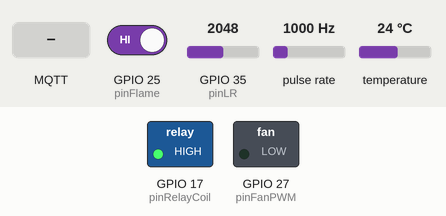
Simulated run of this sketch. Board: ESP32. Parts: switched loads named in the sketch (green lamp = pin HIGH). Wiring (inferred from the names in the program): pulse sensor: data GPIO 26. The inputs (shaded band) are chosen by the test bench; at power-on: temperature 24 °C, GPIO 25 (pinFlame) HIGH, GPIO 35 (pinLR) = 2048, pulse rate 1000 Hz. WiFi joins after 1.5 s; servers stay silent unless stated; no MQTT or app messages arrive unless stated; what the sketch prints to the serial monitor is not drawn.

Above: at 3.5 s.
3.6 s: MQTT message "1" arrives on the first subscribed topic
At 6.2 s:
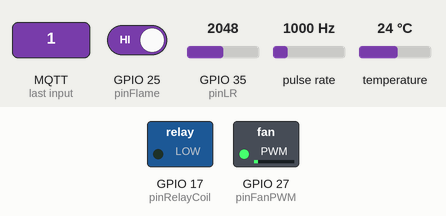
10.3 s: temperature set to 28 °C
At 12.9 s:
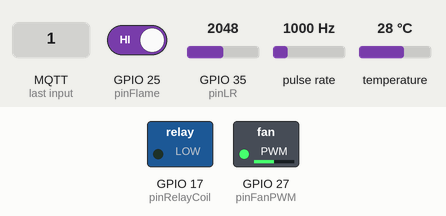
14.1 s: temperature set to 29.2 °C
16.3 s: temperature set to 30.5 °C
At 18.8 s:
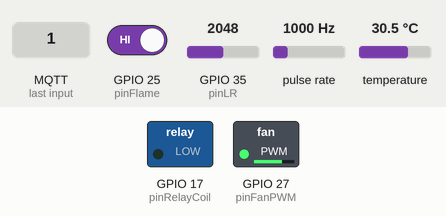
20.1 s: temperature set to 31.6 °C
At 22.3 s:
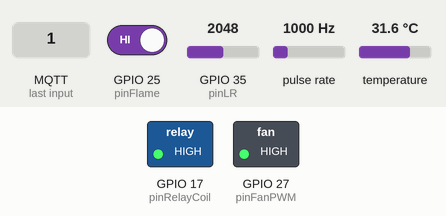
Timing chart, 0 to 24.9 s (numbered marks = the images above; inputs shaded):
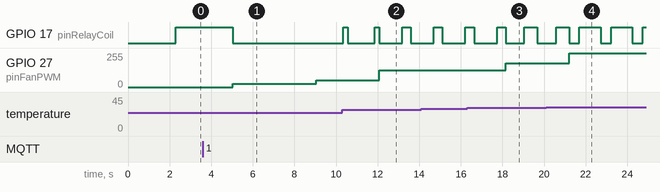

The sketch:

fogduino.ino
```cpp
// (licence header left out)
#include <WiFi.h>
#include <PubSubClient.h>
#include <OneWire.h>
#include <DallasTemperature.h>

#define ONE_WIRE_BUS 15

//gestione pwm ventola
#define PWM_FREQUENCY 25000
#define PWM_CHANNEL 0
#define PWM_RESOUTION 8 //duty cycle con 2^8 (0 - 255)

// variabili di conessione wifi/mqtt
const char * ssid = "***";
const char * password = "***";
const char * mqtt_server = "broker.hivemq.com";

//variabili gestione pin
const int pinRelayCoil = 17; //relè resistenza
const int pinTemp = 15; //sensore b18 temperatura
const int pinFanPWM = 27; //pwm verso il fan
const int pinFanRPM = 26; //rpm dal fan
const int pinLR = 35; //fotoresistore
const int pinFlame = 25; //flame sensor

//variabili gestione temp con onewire
OneWire oneWire(pinTemp);
DallasTemperature sensors( & oneWire);

unsigned long start_time;

WiFiClient espClient;
PubSubClient client(espClient);

char msg[100];
volatile int fanpwm, count, fanrpm = 0;
volatile float light, lightRef, temp, tempRef = 0;
volatile bool isOn, fire, mantenimento = false;
bool coldStart = true;

unsigned long last = 0;
//unsigned long lastMsg = 0;
unsigned long lastdata = 0;
//unsigned long lastOn = 0;

void setup_wifi() {
    delay(10);
    Serial.println();
    Serial.print("Mi connetto a ");
    Serial.println(ssid);

    WiFi.begin(ssid, password);

    while (WiFi.status() != WL_CONNECTED) { //loppa finche non connesso
        delay(500);
        Serial.print(".");
    }

    randomSeed(micros());

    Serial.println("");
    Serial.println("Connessione riuscita!");
}

void callback(char * topic, byte * payload, unsigned int length) {
    Serial.print("Ricevuto messaggio da [");
    Serial.print(topic);
    Serial.print("] ");
    String messaggio = "";
    for (int i = 0; i < length; i++) {
        messaggio += (char) payload[i];
        Serial.print((char) payload[i]);
    }
    int mex = messaggio.toInt(); //mi aspetto messaggi numerici
    if (strcmp(topic, "fogduino/setpwm") == 0 && isOn) {
        fanpwm = mex;
    } else {
        switch (mex) {
        case -1: //spegni tutto
            isOn = false;
            digitalWrite(pinRelayCoil, HIGH);
            client.publish("fogduino/status", "Mi sono spento!");
            break;
        case 1: //accendi
            isOn = true;
            client.publish("fogduino/status", "Mi sono acceso!");
            break;
        case 2: //spegni mantenimento
            mantenimento = false;
            client.publish("fogduino/status", "Modalità manuale");
            break;
        case 3: //accendi mantenimento
            mantenimento = true;
            client.publish("fogduino/status", "Modalità automatica");
            break;
        case 4: //accendi relay
            if (!mantenimento && isOn){
              digitalWrite(pinRelayCoil, LOW);
            }
            break;
        case 5: //spegni relay
            digitalWrite(pinRelayCoil, HIGH);
            break;
        default:
            Serial.println("comando non valido");
            break;
        }
    }
    Serial.println();
}

void reconnect() {
    if (WiFi.status() != WL_CONNECTED) {
        Serial.println("Connesione WiFi persa!");
        setup_wifi();
    }
    // Loop until we're reconnected
    while (!client.connected()) {
        Serial.print("Attempting MQTT connection...");
        String clientId = "ESP32Client-Fogduino"; //crea id client mqtt
        //clientId += String(random(0xffff), HEX);
        // Attempt to connect
        if (client.connect(clientId.c_str(), NULL, NULL, "fogduino/status", 1, true, "Connessione persa!Mi riconnetterò a breve...")) {
            Serial.println("connected"); // Once connected, publish an announcement...
            client.publish("fogduino/status", "Connessione riuscita");
            client.subscribe("fogduino/ctrl"); //sottoscrizione, la callback si invoca alla ricezione di qualcosa su questo topic
            client.subscribe("fogduino/setpwm"); //sottoscrizione, la callback si invoca alla ricezione di qualcosa su questo topic
        } else {
            Serial.print("failed, rc=");
            Serial.print(client.state());
            Serial.println(" riprovo tra 5 secondi...");
            delay(5000);
        }
    }
}

void firstStart() {
    //se prima accensione, si ipotizza a freddo (non dopo un reset) allora riscaldo un pò la coil
    client.publish("fogduino/status", "Preriscaldamento in corso...");
    fanpwm = 10;
    setPWM(fanpwm);
    digitalWrite(pinRelayCoil, LOW);
    Serial.print("Preriscaldamento coil, fan al :");
    Serial.println(fanpwm);
    delay(4000);
    digitalWrite(pinRelayCoil, HIGH);
    Serial.println("Ho spento la coil dopo il preriscaldamento");
    client.publish("fogduino/status", "Modalità mantenimento avviata");

    mantenimento = true;
    coldStart = false;
}

void aggiornaHW() { //aggiorna i dati letti dai sensori, quindi rpm, temp, fotoresistenza.
    if (millis() - last > 100) {
        last = millis();
        light = getLight();
        temp = getAirTemp();
        fanrpm = getRpm(); //la getRPM "ruba" 125 ms circa di tempo, totale operaz. di aggiornamento HW circa 250ms
    }
}

float getLight() { //restituisce il valore letto in centesimi
    return map(analogRead(pinLR), 0, 4096, 0, 100);
}

float getAirTemp() {
    sensors.requestTemperatures();
    float C = sensors.getTempCByIndex(0); // questo tipo di sensore può comunicare come una sorta di I2C, io ne uso uno quindi chiamo il primo
    return C;
}

int getRpm() {
    start_time = millis();
    count = 0; //pulisco contatore prima di attesa
    while ((millis() - start_time) <= 125) {} //dopo 1/8 secondo
    return count * 240; //ho ricevuto 2 segnali per giro del fan, moltiplico per 240 e ho rpm
}

void setPWM(int pwmPerc) { // parametro come percentuale
    ledcWrite(PWM_CHANNEL, map(constrain(pwmPerc, 0, 100), 0, 100, 0, 255));
}

void pubblicaDati() { // invia tramite mqtt dati di stato ogni 3 secondi
    if (millis() - lastdata > 3000) {
        lastdata = millis();
        //invia % pwm e rpm della ventola
        snprintf(msg, 100, "%d", fanpwm);
        Serial.print("Pub fan pwm: ");
        Serial.print(msg);
        client.publish("fogduino/fan/pwm", msg);

        snprintf(msg, 100, "%d", fanrpm);
        Serial.print(" Pub fan rpm: ");
        Serial.println(msg);
        client.publish("fogduino/fan/rpm", msg);

        //invia temperatura attuale e luce
        snprintf(msg, 100, "%.1f", temp);
        Serial.print("Pub AirTemp: ");
        Serial.println(msg);
        client.publish("fogduino/coil", msg);

        snprintf(msg, 100, "%d", (int) light);
        Serial.print("Pub light: ");
        Serial.println(msg);
        client.publish("fogduino/light", msg);
    }

}

void mantieniErogazione(void * parameter) {
    int msecOn, msecOff = 1000;
    int autopwm = 50;
    for (;;) {
        if (isOn && mantenimento) {
            Serial.println(tempRef - temp);
            if (temp - tempRef < 2) {  // se siamo a meno di 2 gradi di differenza rispetto all'ambiente
                autopwm = 20;
                msecOn = 1300;
                msecOff = 200;
            } else if (temp - tempRef < 4) { // se siamo a meno di 4 gradi di differenza rispetto all'ambiente
                autopwm = 30;
                msecOn = 1200;
                msecOff = 300;
            } else if (temp - tempRef < 6) { // se siamo a meno di 6 ...
                autopwm = 50;
                msecOn = 1100;
                msecOff = 400;
            } else if (temp - tempRef < 7) { // se siamo a meno di 7 ...
                autopwm = 70;
                msecOn = 900;
                msecOff = 600;
            }else { // oltre 7 gradi di differenza rispetto all'ambiente dovrei aver raggiunto un punto abbastanza caldo da poter mantenere la temperatura con attivazioni piu lente
                autopwm = 100;
                msecOn = 500;
                msecOff = 1000;
            }
            fanpwm = autopwm;
            setPWM(fanpwm);
            digitalWrite(pinRelayCoil, LOW);
            vTaskDelay(msecOn);
            digitalWrite(pinRelayCoil, HIGH);
            vTaskDelay(msecOff);
        }
        setPWM(fanpwm);
        vTaskDelay(20); //necessario per watchdog di rtos altrimenti la task occupa tutte le risorse di cpu
    }
}

void counterRPM() { count++; } //procedura chiamata da interrupt su tachometer della ventola
void flame() {fire = true;
} //interrupt su sensore fiamma

void setup() {
    Serial.begin(115200);
    setup_wifi();
    client.setServer(mqtt_server, 1883);
    client.setCallback(callback);
    sensors.begin();

    //salvo variabili ambientali di riferimento
    lightRef = (getLight() + getLight() + getLight()) / 3;
    tempRef = getAirTemp();

    //Settaggio per lettura rpm e pwm ventola
    pinMode(pinFanRPM, INPUT); //oltre al pullup lato HW, se setto il pin a pullup interno i valori sembrano più precisi
    ledcSetup(PWM_CHANNEL, PWM_FREQUENCY, PWM_RESOUTION);
    ledcAttachPin(pinFanPWM, PWM_CHANNEL);
    attachInterrupt(digitalPinToInterrupt(pinFanRPM), counterRPM, RISING); //tramite interrupt rilevo segnale da "tachimetro" del fan

    //settaggio sensore fiamma
    pinMode(pinFlame, INPUT);
    attachInterrupt(digitalPinToInterrupt(pinFlame), flame, RISING); //tramite interrupt rilevo segnale da flame sensor

    //settaggio relay
    pinMode(pinRelayCoil, OUTPUT);
    digitalWrite(pinRelayCoil, HIGH); //usato in NO (normal open), il relay è low trigger quindi con segnale alto rimane interrotto.

    TaskHandle_t Task1; //creazione task pinnato al secondo core
    xTaskCreatePinnedToCore(
        mantieniErogazione, // Function that should be called
        "eroga fumo", // Name of the task (for debugging)
        1000, // Stack size (bytes)
        NULL, // Parameter to pass
        1, // Task priority
        &
        Task1, // Task handle
        0); // Core you want to run the task on (0 or 1)

    reconnect(); //connetti a mqtt
    //invia luce e temp ambientali
    snprintf(msg, 100, "%.1f", tempRef);
    client.publish("fogduino/tempRef", msg);
    snprintf(msg, 100, "%.1f", lightRef);
    client.publish("fogduino/lightRef", msg);

}

void loop() {

    if (!client.connected()) {
        mantenimento = false; //se perdo connessione smetto di erogare
        reconnect();
    }
    client.loop();
    aggiornaHW();

    if (isOn) {
        if (coldStart) firstStart();
        pubblicaDati();
    }

    if (fire) { //in caso di fiamma rilevata
        isOn = false;
        setPWM(fanpwm = 100);
        digitalWrite(pinRelayCoil, HIGH);
        client.publish("fogduino/status", "Fiamma rilevata! Richiedo aiuto!");
        client.unsubscribe("fogduino/ctrl");
        for (;;) { // stallo fino a riavvio
            delay(4000);
            client.publish("fogduino/status", "Stall on max fan mode...");
            aggiornaHW(); //invio cmq dati
            pubblicaDati();
        }
    }
    delay(10);
}
```

Measured:
- the behaviour switches between 29.9 and 30 °C on temperature (found by bisection; images 2 and 3)
- the behaviour switches between 30.9 and 31 °C on temperature (found by bisection; images 3 and 4)
- after the input at 3.6 s, GPIO 17 (pinRelayCoil): HIGH → LOW after 1.4 s; GPIO 27 (pinFanPWM): 0/255 → 25/255 after 1.4 s, → 51/255 4.0 s later
- after the input at 10.3 s, GPIO 27 (pinFanPWM): 51/255 → 127/255 after 1.8 s
- after the input at 16.3 s, GPIO 27 (pinFanPWM): 127/255 → 177/255 after 1.9 s
- after the input at 20.1 s, GPIO 27 (pinFanPWM): 177/255 → 255/255 after 1.1 s
